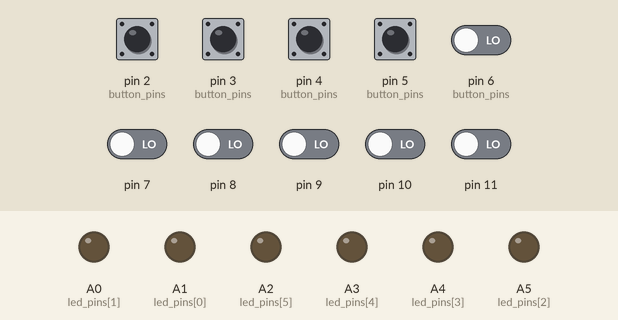
Simulated run of this sketch. Board: Arduino Uno, built with avr-gcc and run on an emulated ATmega328P. Shown: output pins drawn as LEDs (lit = HIGH). Dashed ring = blinking. Inputs (shaded band) come from the test bench; at power-on: pin 2 (button_pins), pin 3 (button_pins), pin 4 (button_pins), pin 5 (button_pins), pin 6 (button_pins), pin 7–11 LOW. What the sketch prints to the serial monitor is not drawn.

Above: at 1.2 s.
1.3 s: pin 4 (button_pins) pulled HIGH for 1 s
At 1.67 s:
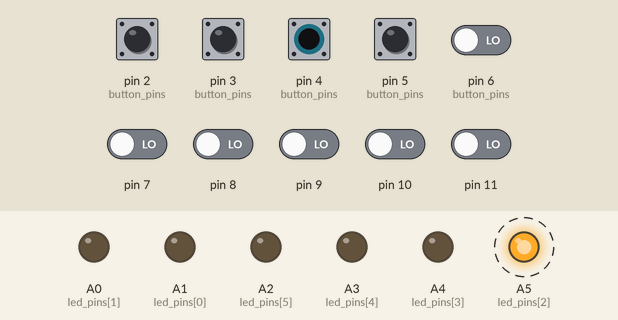
3.8 s: pin 3 (button_pins) pulled HIGH for 0.15 s
At 4.6 s:
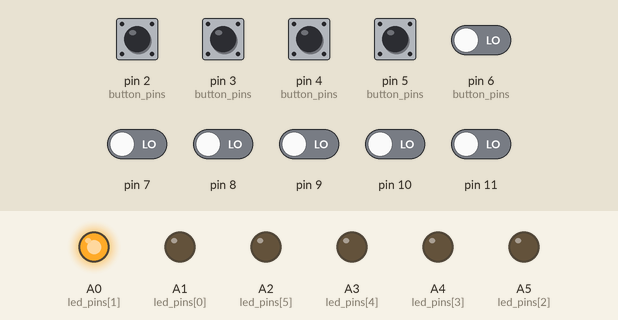
5.5 s: pin 2 (button_pins) pulled HIGH for 0.15 s
At 6.9 s:
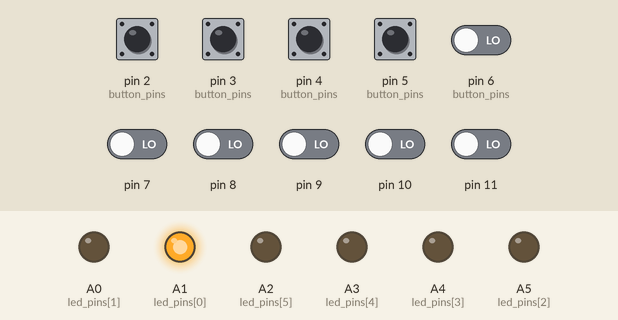
7.2 s: pin 5 (button_pins) pulled HIGH for 0.15 s
At 8.4 s:
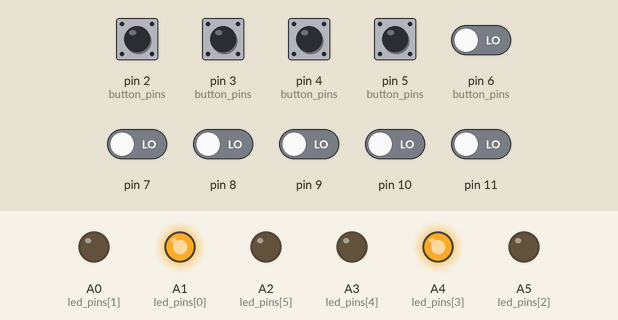
8.9 s: pin 4 (button_pins) pulled HIGH for 0.15 s
At 9.6 s:
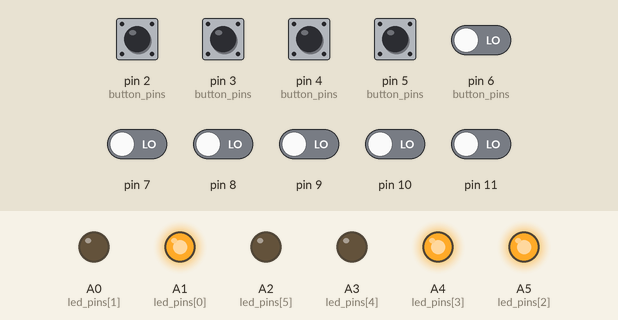
10.6 s: pin 3 (button_pins) pulled HIGH for 1 s
At 12.1 s:
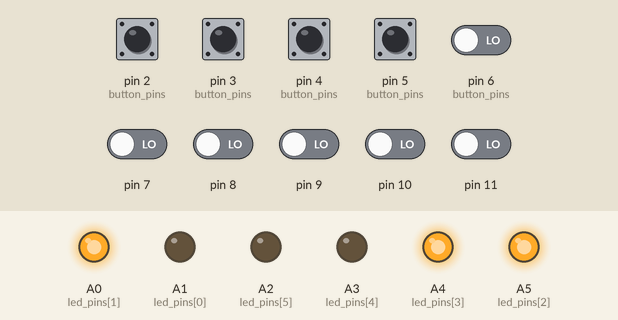
Timing chart, 0 to 13.6 s (numbered marks = the images above; inputs shaded):
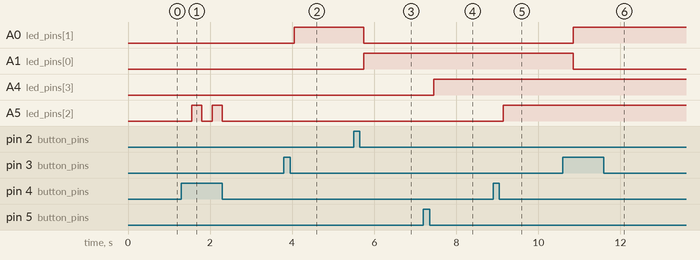

The sketch:

ableton_midi.ino
```cpp
#include "dip_switch.h"

/* MIDI command defines */
#define NOTE_OFF      (uint16_t)0x80
#define NOTE_ON       (uint16_t)0x90
#define AFTERTOUCH    (uint16_t)0xA0
#define CC_MESSAGE    (uint16_t)0xB0
#define PATCH_CHANGE  (uint16_t)0xC0
#define CHAN_PRESSURE (uint16_t)0xD0
#define PITCH_BEND    (uint16_t)0xE0

#define NUM_BUTT0NS  6

/* States for leds.
   Note: RECORDING and LOOPING can be active at the
         same time as PLAYING and STOPPED
*/
enum class State
{
    STOPPED = 0,
    PLAYING,
    RECORDING,
    LOOPING
};

/* Pin defines for buttons */
enum class BtnNum
{
    STOP = 2,
    PLAY = 3,
    REC  = 4,
    LOOP = 5,
    RWD  = 6,
    FFWD = 7
};

const BtnNum button_pins[] = {BtnNum::STOP, BtnNum::PLAY, BtnNum::REC,
                              BtnNum::LOOP, BtnNum::RWD,  BtnNum::FFWD};


/* Button cc message numbers  */
enum class CCNum
{
    STOP = 0,
    PLAY = 1,
    REC  = 2,
    LOOP = 3,
    RWD  = 4,
    FFWD = 5
};

const CCNum cc_numbers[] = {CCNum::STOP, CCNum::PLAY, CCNum::REC,
                            CCNum::LOOP, CCNum::RWD,  CCNum::FFWD};

uint8_t led_pins[NUM_BUTT0NS] = {A1, A0, A5, A4, A3, A2};

/* Master midi channel */
DipSwitch dip_switch = DipSwitch(8, 9, 10, 11);
uint8_t midi_channel = 0;

/* Led state booleans */
bool is_playing = false;
bool is_looping = false;
bool rec_armed  = false;

uint8_t curr_state = 0;
uint8_t prev_state = 0;


void setup()
{
    midi_channel = dip_switch.get_bin_state();

    Serial.begin(115200);

    for(uint8_t i = 0; i < NUM_BUTT0NS; i++)
    {
        pinMode((uint8_t)button_pins[i], INPUT);
        pinMode(led_pins[i], OUTPUT);
    }
}


void loop()
{
    poll_buttons();
    if(prev_state != curr_state)
    {
        set_leds();
    }
}

void poll_buttons(void)
{
    for(uint8_t btn = 0; btn < NUM_BUTT0NS; btn++)
    {
        if(digitalRead((uint8_t)button_pins[btn]) == HIGH)
        {
            update_state(button_pins[btn]);
            send_cc((uint8_t)cc_numbers[btn], 127, midi_channel);
            delay(250);
        }
    }
}


void update_state(BtnNum btn)
{
    prev_state = curr_state;

    switch(btn)
    {
       case BtnNum::STOP :
            if(is_playing)
            {
                is_playing = false;
                clear_state(State::PLAYING);
                set_state(State::STOPPED);
            }
            break;

       case BtnNum::PLAY :
            if(!is_playing)
            {
                is_playing = true;
                set_state(State::PLAYING);
                clear_state(State::STOPPED);
            }
            break;

       case BtnNum::REC :
            if(!rec_armed)
            {
                rec_armed = true;
                set_state(State::RECORDING);
            }
            else
            {
                rec_armed = false;
                clear_state(State::RECORDING);
            }
            break;

       case BtnNum::LOOP :
            if(!is_looping)
            {
                is_looping = true;
                set_state(State::LOOPING);
            }
            else
            {
                is_looping = false;
                clear_state(State::LOOPING);
            }
            break;
    }
}


void set_state(State st)
{
    curr_state |= (0x01 << (uint8_t)st);
}


void clear_state(State st)
{
    curr_state &= ~(0x01 << (uint8_t)st);
}


void set_leds(void)
{
    for(int led = 0; led < NUM_BUTT0NS; led++)
    {
        if(curr_state & (0x01 << led))
        {
            digitalWrite(led_pins[led], HIGH);
        }
        else
        {
            digitalWrite(led_pins[led], LOW);
        }
    }
}


void send_cc(uint8_t cc_num, uint8_t value, uint8_t channel)
{
    Serial.write(CC_MESSAGE | channel);
    Serial.write(cc_num);
    Serial.write(value);
}
```

dip_switch.h
```cpp
#ifndef DIP_SWITCH_H
#define DIP_SWITCH_H


#define NUM_SWITCHES 4

class DipSwitch{
    public:
        DipSwitch(uint8_t p1, uint8_t p2, uint8_t p3, uint8_t p4)
        {
            _pins[0] = p1;
            _pins[1] = p2;
            _pins[2] = p3;
            _pins[3] = p4;

            for(int i = 0; i < NUM_SWITCHES; i++)
            {
                pinMode(_pins[i], INPUT);
            }
        }

        uint8_t get_bin_state()
        {
            uint8_t state = 0;
            for(int i = 0; i < NUM_SWITCHES; i++)
            {
                if(digitalRead(_pins[i]) == HIGH)
                {
                    state |= (0x01 << i);
                }
            }
            return state;
        }

    private:
        uint8_t _pins[NUM_SWITCHES] = {0, 0, 0, 0};
};

#endif /*DIP_SWITCH_H*/
```

Measured:
- after the input at 1.3 s, A5 (led_pins[2]): alternates HIGH for 0.25 s and LOW for 0.25 s, 4 changes in all, then stays LOW, starting after 0.25 s
- after the input at 3.8 s, A0 (led_pins[1]): LOW → HIGH after 0.25 s
- after the input at 5.5 s, A0 (led_pins[1]): HIGH → LOW after 0.25 s; A1 (led_pins[0]): LOW → HIGH after 0.25 s
- after the input at 7.2 s, A4 (led_pins[3]): LOW → HIGH after 0.25 s
- after the input at 8.9 s, A5 (led_pins[2]): LOW → HIGH after 0.25 s
- after the input at 10.6 s, A0 (led_pins[1]): LOW → HIGH after 0.25 s; A1 (led_pins[0]): HIGH → LOW after 0.25 s
